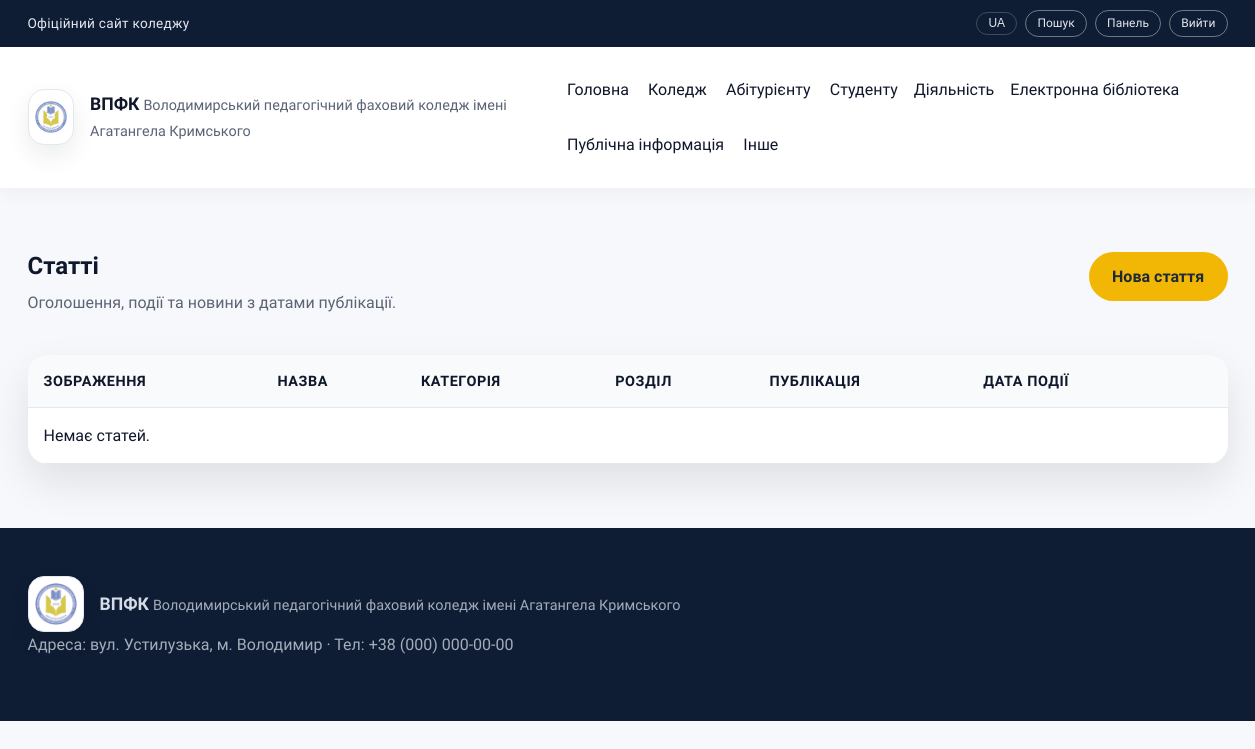
The page /admin/articles (signed in) on the database as committed earlier.
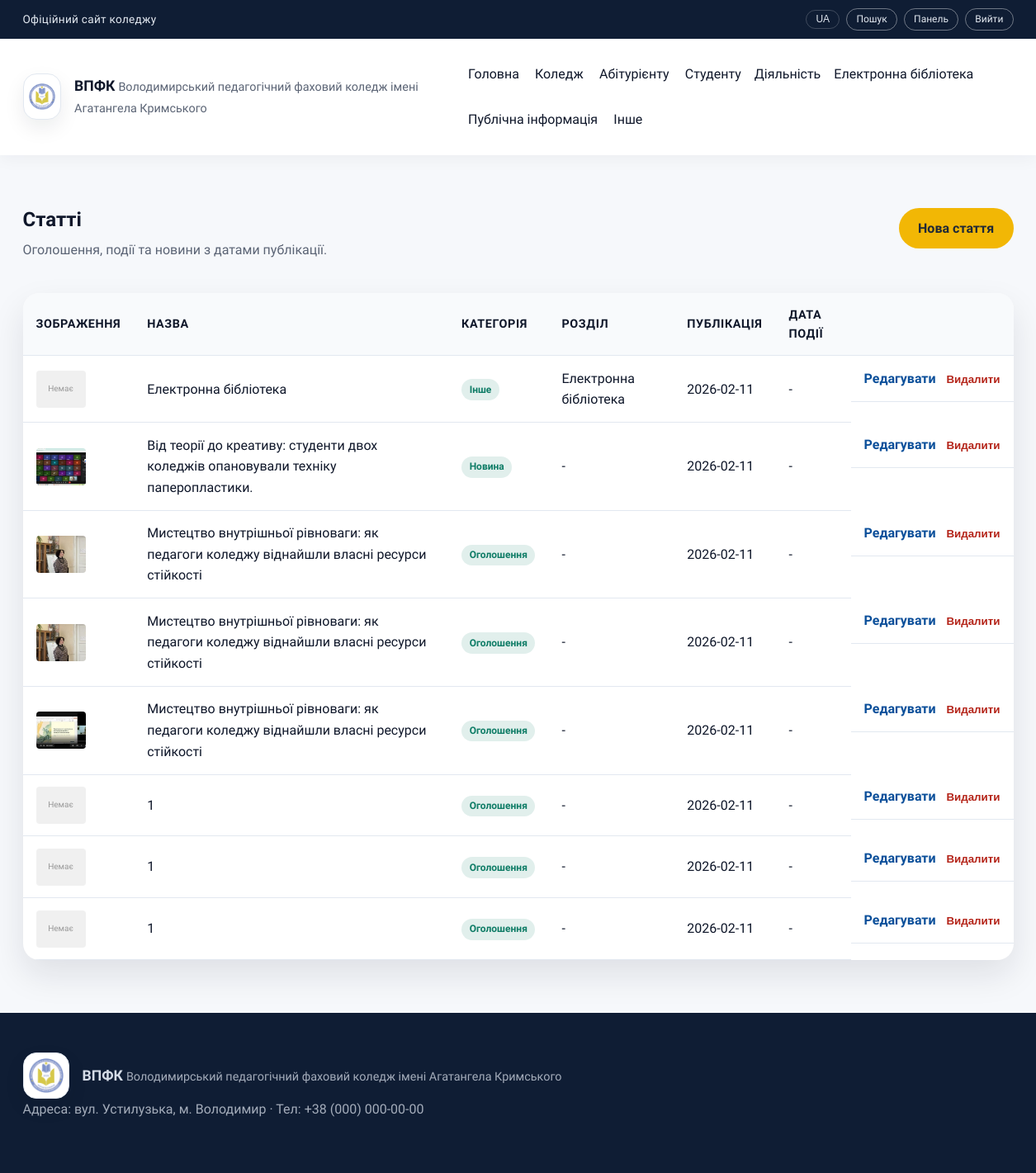
The same page on the database as committed later.
### tables this page shows
CREATE TABLE menu_items (
          id INTEGER PRIMARY KEY AUTOINCREMENT,
          parent_id INTEGER,
          title TEXT NOT NULL,
          url TEXT NOT NULL,
          sort_order INTEGER NOT NULL DEFAULT 0,
          FOREIGN KEY(parent_id) REFERENCES menu_items(id)
        );

CREATE TABLE articles (
          id INTEGER PRIMARY KEY AUTOINCREMENT,
          title TEXT NOT NULL,
          summary TEXT NOT NULL,
          content TEXT NOT NULL,
          category TEXT NOT NULL,
          section_id INTEGER,
          published_date TEXT NOT NULL,
          event_date TEXT,
          external_link TEXT,
          created_at TEXT NOT NULL,
          updated_at TEXT NOT NULL, featured_image TEXT, image_gallery TEXT, author_id INTEGER,
          FOREIGN KEY(section_id) REFERENCES menu_items(id)
        );

### app.py (the view)
@app.route("/admin/articles")
@role_required("owner", "admin", "editor")
def admin_articles():
    articles = query_db(
        """
        SELECT articles.*, menu_items.title AS section_title
        FROM articles
        LEFT JOIN menu_items ON menu_items.id = articles.section_id
        ORDER BY published_date DESC
        """
    )
    return render_template(
        "admin/articles.html",
        articles=articles,
        categories=ARTICLE_CATEGORIES,
        active_title="",
    )

### app.py (called while the page is built)
def _upload_folder_posix() -> str:
    return UPLOAD_FOLDER.replace("\\", "/").strip("/")

def normalize_upload_ref(path: str | None) -> str | None:
    if not path:
        return None
    posix = str(path).replace("\\", "/")
    marker = _upload_folder_posix() + "/"
    if posix.startswith(marker):
        return posix[len(marker):].lstrip("/")
    if marker in posix:
        return posix.split(marker, 1)[1].lstrip("/")
    return posix.lstrip("/")

def uploads_url(path: str | None) -> str:
    rel = normalize_upload_ref(path)
    if not rel:
        return ""
    return url_for("uploaded_files", filename=rel)

def get_db() -> sqlite3.Connection:
    if "db" not in g:
        conn = sqlite3.connect(DB_PATH)
        conn.row_factory = sqlite3.Row
        g.db = conn
    return g.db

def query_db(query: str, args: tuple = (), one: bool = False):
    db = get_db()
    cursor = db.execute(query, args)
    rows = cursor.fetchall()
    cursor.close()
    if one:
        return rows[0] if rows else None
    return rows

def get_menu_tree() -> List[dict]:
    rows = query_db("SELECT * FROM menu_items ORDER BY sort_order, title")
    return build_menu_tree(rows)

### templates/admin/articles.html (shortened to what this page needs)
{% extends "layout.html" %}
{% block content %}
  <section class="section">
    <div class="container admin-shell">
      <div class="admin-header">
        <div>
          <h1>Статті</h1>
          <p>Оголошення, події та новини з датами публікації.</p>
        </div>
        <a class="btn primary" href="{{ url_for('admin_article_new') }}">Нова стаття</a>
      </div>
      <div class="table-wrap">
        <table class="table admin-table admin-articles-table">
          <thead>
            <tr>
              <th>Зображення</th>
              <th>Назва</th>
              <th>Категорія</th>
              <th>Розділ</th>
              <th>Публікація</th>
              <th>Дата події</th>
              <th></th>
            </tr>
          </thead>
          <tbody>
            {% for article in articles %}
              <tr>
                <td class="article-thumb-cell cell-no-label" data-label="Зображення">
                  {% if article.featured_image %}
                    <img src="{{ uploads_url(article.featured_image) }}" class="table-thumb" alt="{{ article.title }}">
                  {% else %}
                    <div class="table-thumb-placeholder">Немає</div>
                  {% endif %}
                </td>
                <td data-label="Назва">{{ article.title }}</td>
                <td data-label="Категорія"><span class="badge">{{ article.category }}</span></td>
                <td data-label="Розділ">{{ article.section_title or '-' }}</td>
                <td data-label="Публікація">{{ article.published_date }}</td>
                <td data-label="Дата події">{{ article.event_date or '-' }}</td>
                <td class="table-actions" data-label="Дії">
                  <a class="link" href="{{ url_for('admin_article_edit', article_id=article.id) }}">Редагувати</a>
                  <form method="post" action="{{ url_for('admin_article_delete', article_id=article.id) }}">
                    <button class="link danger" type="submit">Видалити</button>
                  </form>
                </td>
              </tr>
            {% else %}
              <tr class="table-empty">
                <td colspan="7">Немає статей.</td>
              </tr>
            {% endfor %}
          </tbody>
        </table>
      </div>
    </div>
  </section>
{% endblock %}

### templates/_menu.html (shortened to what this page needs)
{% macro render_menu(items, active_title=None, level=0) %}
  {% for item in items %}
    {% set active_class = "nav-highlight" if item.title == active_title else "" %}
    {% if item.children %}
      <div class="nav-item has-submenu submenu-level-{{ level }}">
        <span class="nav-title {{ active_class }}">{{ item.title }}</span>
      </div>
    {% else %}
      <a href="{{ item.url or '#' }}" class="{{ active_class }}">{{ item.title }}</a>
    {% endif %}
  {% endfor %}
{% endmacro %}

Rows that differ between the two databases and show on the page:
added articles: shows "Немає", title "Електронна бібліотека", category "Інше", published_date "2026-02-11", event_date "-"
added articles: featured_image (picture), title "Від теорії до креативу: студенти двох коледжів опановували техніку паперопластики.", category "Новина", section_title "-", published_date "2026-02-11", event_date "-"
added articles: featured_image (picture), title "Мистецтво внутрішньої рівноваги: як педагоги коледжу віднайшли власні ресурси стійкості", category "Оголошення", section_title "-", published_date "2026-02-11", event_date "-"
added articles: featured_image (picture), title "Мистецтво внутрішньої рівноваги: як педагоги коледжу віднайшли власні ресурси стійкості", category "Оголошення", section_title "-", published_date "2026-02-11", event_date "-"
added articles: featured_image (picture), title "Мистецтво внутрішньої рівноваги: як педагоги коледжу віднайшли власні ресурси стійкості", category "Оголошення", section_title "-", published_date "2026-02-11", event_date "-"
added articles: shows "Немає", title "1", category "Оголошення", section_title "-", published_date "2026-02-11", event_date "-"
added articles: shows "Немає", title "1", category "Оголошення", section_title "-", published_date "2026-02-11", event_date "-"
added articles: shows "Немає", title "1", category "Оголошення", section_title "-", published_date "2026-02-11", event_date "-"
Other text that changed with them:
text no longer shown: "Немає статей."
